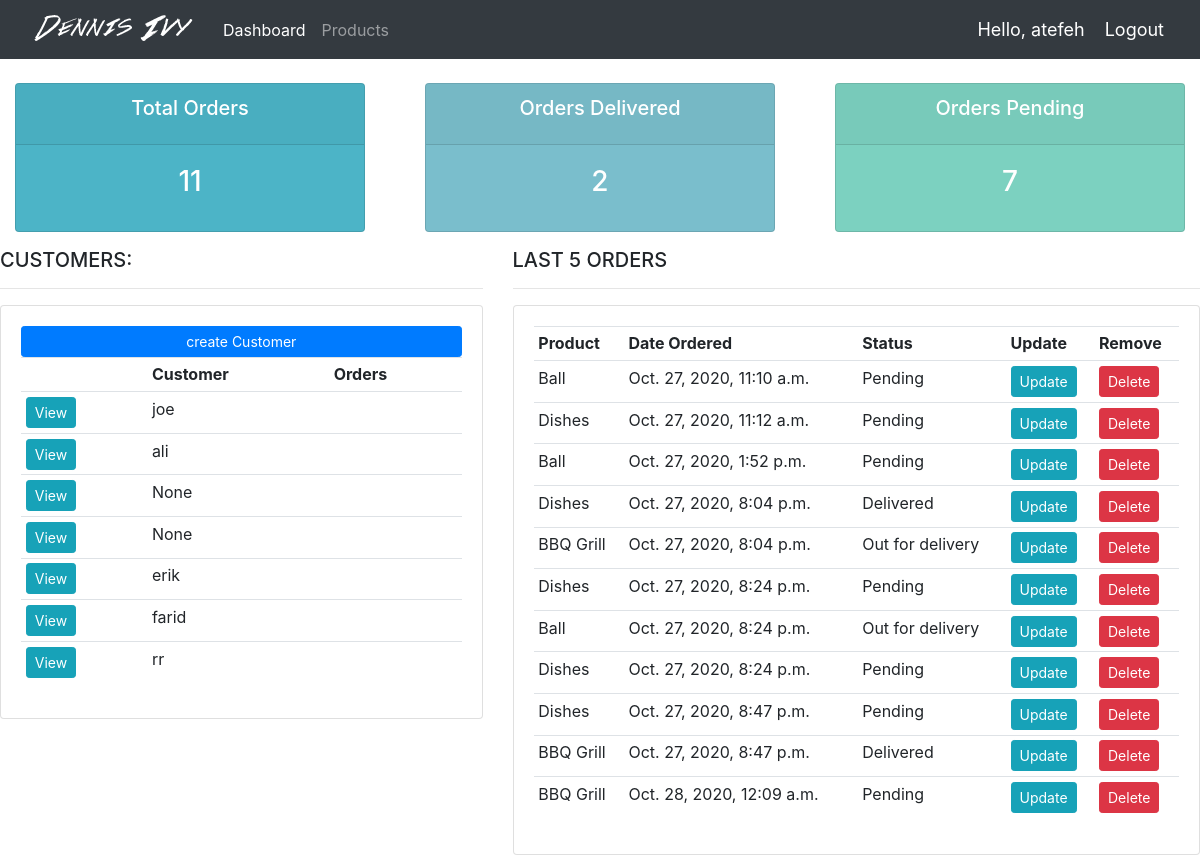
The app's page / (signed in) with its own data.
### accounts/models.py (models this page shows, shortened)
class Customer(models.Model):
    user = models.OneToOneField(User, null=True, blank=True, on_delete=models.CASCADE)
    name = models.CharField(max_length=200, null=True)
    phone = models.CharField(max_length=200, null=True)
    email = models.CharField(max_length=200, null=True)
    profile_pic = models.ImageField(default="profile1.png", null=True, blank=True)
    date_created = models.DateTimeField(auto_now_add=True, null=True)

class Order(models.Model):
    STATUS = (
        ('Pending', 'Pending'),
        ('Out for delivery', 'Out for delivery'),
        ('Delivered', 'Delivered'),
    )
    customer = models.ForeignKey(
        Customer, null=True, on_delete=models.SET_NULL)
    product = models.ForeignKey(
        Product, null=True, on_delete=models.SET_NULL)
    date_created = models.DateTimeField(auto_now_add=True, null=True)
    status = models.CharField(max_length=200, null=True, choices=STATUS)
    note = models.CharField(max_length=1000, null=True)

class Product(models.Model):
    CATEGORY = (
        ('indoor', 'indoor'),
        ('Out Door', 'Out Door'),
    )
    name = models.CharField(max_length=200, null=True)
    price = models.FloatField(null=True)
    category = models.CharField(max_length=200, null=True, choices=CATEGORY)
    discription = models.CharField(max_length=200, null=True, blank=True)
    date_created = models.DateTimeField(auto_now_add=True, null=True)
    tags = models.ManyToManyField(Tag)
    def __str__(self):
        return self.name

### accounts/decorators.py (the view)
    def wrapper_func(request, *args, **kwargs):
        group = None
        if request.user.groups.exists():
            group = request.user.groups.all()[0].name
        if group == 'admin':
            return view_func(request, *args, **kwargs)
        if group == 'customer':
            return redirect ('user_page')

### accounts/views.py (called while the page is built)
@login_required(login_url='login')
@admin_only
def home(request):
    customers = Customer.objects.all()
    orders = Order.objects.all()
    Total_orders = orders.count()
    delivered = orders.filter(status="Delivered").count()
    pending = orders.filter(status="Pending").count()
    context = {'customers': customers,
               'orders': orders, 'Total_orders': Total_orders, 'delivered': delivered, 'pending': pending}
    return render(request, 'accounts/dashboard.html', context)

### accounts/templates/accounts/dashboard.html
{% extends 'accounts/main.html' %}
{% block content %}
{% include 'accounts/status.html' %}
<div class="row">
    <div class="col-md-5">
        <h5>CUSTOMERS:</h5>
        <hr>
        <div class="card card-body">
            <a class="btn btn-primary btn-sm btn-block" href="">create Customer</a>
            <table class="table table-sm">
                <tr>
                    <th></th>
                    <th>Customer</th>
                    <th>Orders</th>
                </tr>
                {% for customer in customers %}
                    <tr>
                        <td><a class="btn btn-sm btn-info" href="{% url 'customer' customer.id %}">View</a></td>
                        <td>{{customer.name}}</td>
                        <td>{{customer.orders_count}}</td>
                    </tr>
                {% endfor %}
            </table>
        </div>
    </div>
    <div class="col-md-7">
        <h5>LAST 5 ORDERS</h5>
        <hr>
        <div class="card card-body">
            <table class="table table-sm">
                <tr>
                    <th>Product</th>
                    <th>Date Ordered</th>
                    <th>Status</th>
                    <th>Update</th>
                    <th>Remove</th>
                </tr>
                {% for order in orders %}
                <tr>
                    <td>{{order.product}}</td>
                    <td>{{order.date_created}}</td>
                    <td>{{order.status}}</td>
                    <td><a class="btn btn-sm btn-info" href="{% url 'update_order' order.id %}">Update</a></td>
                    <td><a class="btn btn-sm btn-danger" href="{% url 'delete_order' order.id %}">Delete</a></td>
                </tr>
                {% endfor%}
            </table>
    </div>
</div>
{% endblock %}

### accounts/templates/accounts/main.html (shortened to what this page needs)
{% load static %}
<!DOCTYPE html>
<html lang="en">
<head>
    <link rel="stylesheet" type="text/css" href="{% static 'css/main.css' %}">
    <link rel="stylesheet" href="https://stackpath.bootstrapcdn.com/bootstrap/4.4.1/css/bootstrap.min.css">
</head>
<body>
    {% include 'accounts/navbar.html' %}
    {% block content %}
    {% endblock %}
</body>
</html>

### accounts/templates/accounts/navbar.html (shortened to what this page needs)
{% load static %}
<nav class="navbar navbar-expand-lg navbar-dark bg-dark">
    <img src="{% static 'images/logo.png' %}">
    <div class="collapse navbar-collapse" id="navbarNav">
      <ul class="navbar-nav">
        {% if request.user.is_staff %}
          <li class="nav-item active">
            <a class="nav-link" href="{% url 'home' %}">Dashboard</a>
          </li>
          <li class="nav-item">
            <a class="nav-link" href="{% url 'products' %}">Products</a>
          </li>
        {% else %}
        <li class="nav-item">
          <a class="nav-link" href="{% url 'account' %}">Settings</a>
        </li>
        {% endif %}
      </ul>
    </div>
    <span class="hello-msg">Hello, {{request.user}}    </span>
    <span ><a class="hello-msg" href="{%url 'logout' %}">  Logout</a></span>
  </nav>

### accounts/templates/accounts/status.html
<br>
<div class="row">
    <div class="col">
        <div class="col-md">
            <div class="card text-center text-white mb-3" id="total-orders">
                <div class="card-header">
                    <h5 class="card-title">Total Orders</h5>
                </div>
                <div class="card-body">
                    <h3 class="card-title">{{Total_orders}}</h3>
                </div>
            </div>
        </div>
    </div>
    <div class="col">
        <div class="col-md">
            <div class="card text-center text-white mb-3" id="orders-delivered">
                <div class="card-header">
                    <h5 class="card-title">Orders Delivered</h5>
                </div>
                <div class="card-body">
                    <h3 class="card-title">{{delivered}}</h3>
                </div>
            </div>
        </div>
    </div>
    <div class="col">
        <div class="col-md">
            <div class="card text-center text-white mb-3" id="orders-pending">
                <div class="card-header">
                    <h5 class="card-title">Orders Pending</h5>
                </div>
                <div class="card-body">
                    <h3 class="card-title">{{pending}}</h3>
                </div>
            </div>
        </div>
    </div>
</div>

### static/css/main.css (style rules this page uses)
body { background-color: #ebeff5; }
#total-orders { background-color: #4cb4c7; }
#orders-delivered { background-color: #7abecc; }
#orders-pending { background-color: #7CD1C0; }

### accounts/templates/accounts/navbar.html (style rules this page uses)
.hello-msg { color:white; font-size: 18px; margin-right:20px; }

### records on screen
Customer: name "joe"
Customer: name "ali"
Customer: name "None"
Customer: name "None"
Customer: name "erik"
Customer: name "farid"
Customer: name "rr"
Order: product "Ball", date_created "Oct. 27, 2020, 11:10 a.m.", status "Pending"
Order: product "Dishes", date_created "Oct. 27, 2020, 11:12 a.m.", status "Pending"
Order: product "Ball", date_created "Oct. 27, 2020, 1:52 p.m.", status "Pending"
Order: product "Dishes", date_created "Oct. 27, 2020, 8:04 p.m.", status "Delivered"
Order: product "BBQ Grill", date_created "Oct. 27, 2020, 8:04 p.m.", status "Out for delivery"
Order: product "Dishes", date_created "Oct. 27, 2020, 8:24 p.m.", status "Pending"
Order: product "Ball", date_created "Oct. 27, 2020, 8:24 p.m.", status "Out for delivery"
Order: product "Dishes", date_created "Oct. 27, 2020, 8:24 p.m.", status "Pending"
Order: product "Dishes", date_created "Oct. 27, 2020, 8:47 p.m.", status "Pending"
Order: product "BBQ Grill", date_created "Oct. 27, 2020, 8:47 p.m.", status "Delivered"
Order: product "BBQ Grill", date_created "Oct. 28, 2020, 12:09 a.m.", status "Pending"

### other values on screen
{{ request.user }} "atefeh"
{{ Total_orders }} "11"
{{ delivered }} "2"
{{ pending }} "7"
